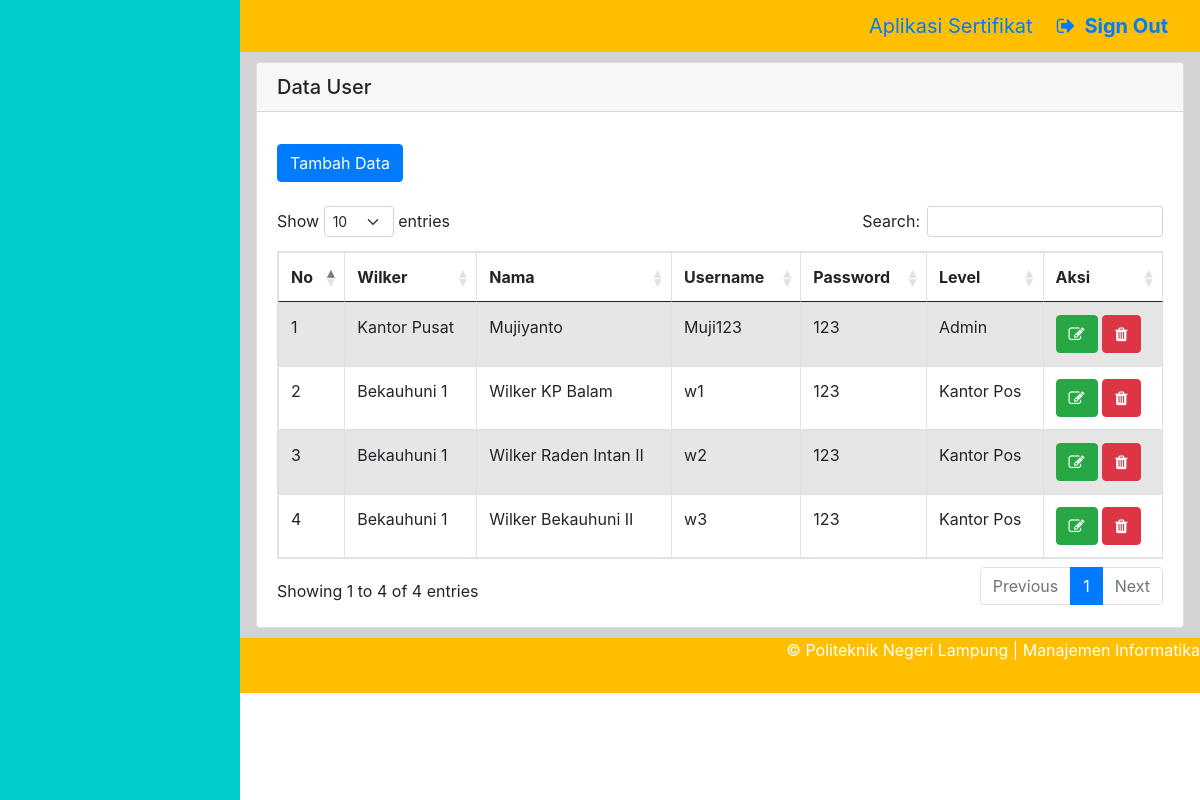
The app's page /index.php/user with its own data.
### tables this page shows
CREATE TABLE `user` (
  `id_user` int(11) NOT NULL,
  `id_wilker` int(11) NOT NULL,
  `nama` varchar(50) NOT NULL,
  `username` varchar(50) NOT NULL,
  `password` varchar(50) NOT NULL,
  `level` varchar(50) NOT NULL
);

CREATE TABLE `wilker` (
  `id_wilker` int(11) NOT NULL,
  `wilker` varchar(50) NOT NULL
);

### application/controllers/User.php (called while the page is built, shortened)
<?php
class User extends CI_Controller {
	public function __construct()
	{
		$this->load->model('M_User');
		$this->load->model('M_Wilker');
	}
	public function index()
	{
		$queryAllUser = $this->M_User->getDataUser();
		$queryAllWilker = $this->M_Wilker->getDataWilker();
		$Data = array('queryAllUsr'=> $queryAllUser,'queryAllWil'=> $queryAllWilker);
		$this->load->view('v_user',$Data);
	}
}

### index.php (called while the page is built, shortened)
<?php
require_once BASEPATH.'core/CodeIgniter.php';

### application/models/M_Wilker.php (called while the page is built, shortened)
<?php
class M_Wilker extends CI_Model
{
	function getDataWilker()
	{
		$query = $this->db->get('wilker');
		return $query->result();
	}
}

### application/models/M_User.php (called while the page is built, shortened)
<?php
class M_User extends CI_Model {
	function getDataUser(){
		$query = $this->db->get('user');
		return $query->result();
	}
}

### application/views/v_user.php (the view, shortened to what this page needs)
?><!DOCTYPE html>
<html lang="en">
<head>
	<link href="<?php echo base_url().'assets/DataTables/datatables.min.css'?>" rel="stylesheet">
</head>
<body>
	<div class="wrapper-konten">
		<div class="card">
			<h5 class="card-header">Data User</h5>
			<div class="card-body">
				<h5 class="card-title"></h5>
				<a href="<?php echo base_url('user/halaman_tambah') ?>"><button class="btn btn-primary" >Tambah Data</button></a>
				<br>
				<br>
				<table id="example" class="table table-striped table-bordered" cellspacing="0" width="100%">
					<thead>
						<tr>
							<th class="th-sm">No</th>
							<th class="th-sm">Wilker</th>
							<th class="th-sm">Nama</th>
							<th class="th-sm">Username</th>
							<th class="th-sm">Password</th>
							<th class="th-sm">Level</th>
							<th class="th-sm">Aksi</th>
						</tr>
					</thead>
					<tbody>
						<?php
						$count=0;
						foreach ($queryAllUsr as $row){
							$count = $count+1;
							?>
							<tr>
								<td><?php echo $count ?></td>
								<?php
								foreach ($queryAllWil as $row1){
									if ($row1->id_wilker ==$row->id_wilker) {
										?>
										<td><?php echo $row1->wilker ?></td>
								<?php }}   ?>
								<td><?php echo $row->nama ?></td>
								<td><?php echo $row->username ?></td>
								<td><?php echo $row->password ?></td>
								<td><?php echo $row->level ?></td>
								<td><a href="<?php echo base_url('user/halaman_edit') ?>/<?php echo $row->id_user ?> "><button type="button" class="btn btn-success"><i class="fa fa-pencil-square-o" aria-hidden="true"></i></button></a>
									<button type="button" class="btn btn-danger"  onclick="Swal.fire({
										title: 'Peringatan!!',
										text: 'Apakah anda yakin ingin menghapus data?',
										icon: 'warning',
										showCancelButton: true,
										confirmButtonColor: '#3085d6',
										cancelButtonColor: '#d33',
										confirmButtonText: 'Ya, Hapus!'
									}).then((result) => {
										if (result.isConfirmed) {
											window.location.href='user/fungsiDelete_usr/<?php echo $row->id_user?>';
											Swal.fire(
												'Dihapus!',
												'Data Berhasil Dihapus.',
												'success'
												)
										}
									})">
									<i class="fa fa-trash" aria-hidden="true"></i>
								</button></td>
							</tr>
						<?php } ?>
					</tbody>
				</table>
			</div>
		</div>
	</div>
</body>
</html>

### assets/css/tampilan.css (style rules this page uses)
.wrapper-konten { margin-left: 20%; padding:10px 16px; min-height: 33rem; background-color: #d3d3d3; }

### records on screen
user: nama "Mujiyanto", username "Muji123", password "123", level "Admin"
wilker: wilker "Kantor Pusat"
user: nama "Wilker KP Balam", username "w1", password "123", level "Kantor Pos"
wilker: wilker "Bekauhuni 1"
user: nama "Wilker Raden Intan II", username "w2", password "123", level "Kantor Pos"
user: nama "Wilker Bekauhuni II", username "w3", password "123", level "Kantor Pos"
